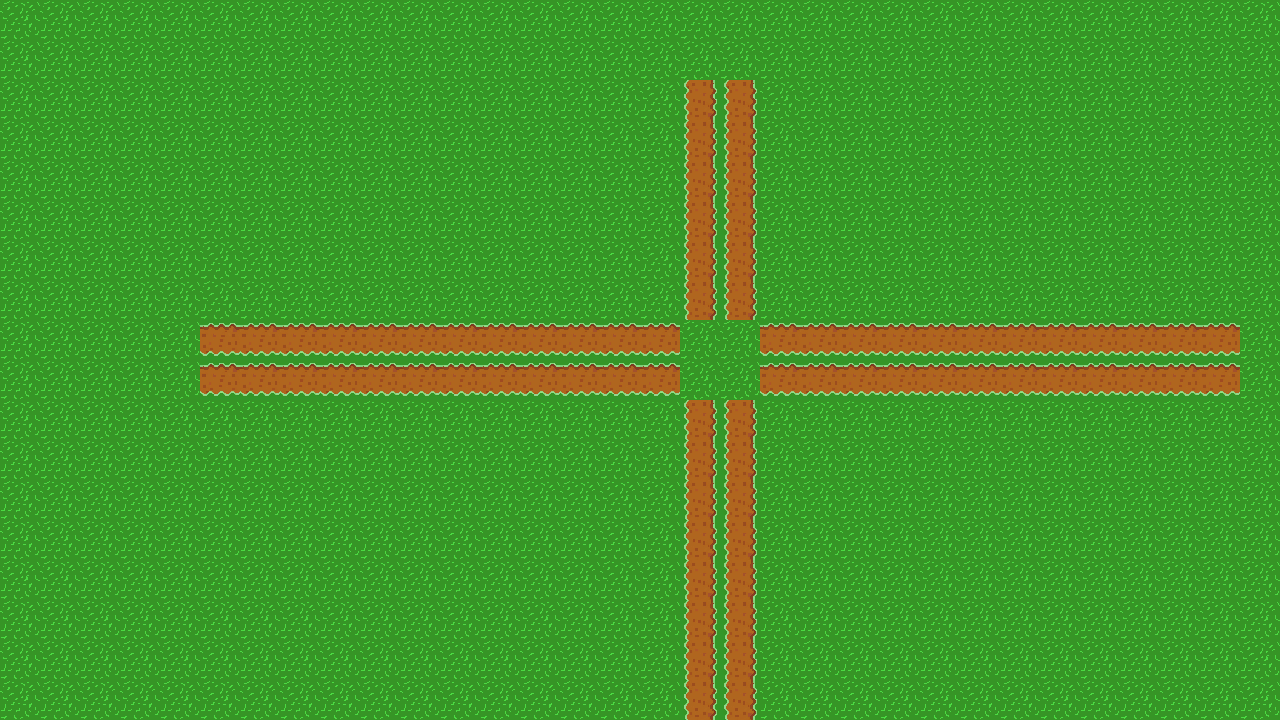

Rendered tile map (Tiled .tmx) drawn with the repository's tilesets; below, a short description and the full map source, tile grids included:
An orthogonal 32x18 tile map with 40x40 px tiles, 1 tile layer (Tile Layer 1).

<map version="1.10" tiledversion="1.11.2" orientation="orthogonal" renderorder="right-down" width="32" height="18" tilewidth="40" tileheight="40" infinite="0" nextlayerid="2" nextobjectid="1">
 <tileset firstgid="1" name="map" tilewidth="40" tileheight="40" tilecount="100" columns="10">
  <image source="map.png" width="400" height="400" />
 </tileset>
 <layer id="1" name="Tile Layer 1" width="32" height="18">
  <data encoding="csv">
15,15,15,15,15,15,15,15,15,15,15,15,15,15,15,15,15,15,15,15,15,15,15,15,15,15,15,15,15,15,15,15,
15,15,15,15,15,15,15,15,15,15,15,15,15,15,15,15,15,15,15,15,15,15,15,15,15,15,15,15,15,15,15,15,
15,15,15,15,15,15,15,15,15,15,15,15,15,15,15,15,15,2684354564,2684354564,15,15,15,15,15,15,15,15,15,15,15,15,15,
15,15,15,15,15,15,15,15,15,15,15,15,15,15,15,15,15,2684354564,2684354564,15,15,15,15,15,15,15,15,15,15,15,15,15,
15,15,15,15,15,15,15,15,15,15,15,15,15,15,15,15,15,2684354564,2684354564,15,15,15,15,15,15,15,15,15,15,15,15,15,
15,15,15,15,15,15,15,15,15,15,15,15,15,15,15,15,15,2684354564,2684354564,15,15,15,15,15,15,15,15,15,15,15,15,15,
15,15,15,15,15,15,15,15,15,15,15,15,15,15,15,15,15,2684354564,2684354564,15,15,15,15,15,15,15,15,15,15,15,15,15,
15,15,15,15,15,15,15,15,15,15,15,15,15,15,15,15,15,2684354564,2684354564,15,15,15,15,15,15,15,15,15,15,15,15,15,
15,15,15,15,15,4,4,4,4,4,4,4,4,4,4,4,4,15,15,4,4,4,4,4,4,4,4,4,4,4,4,15,
15,15,15,15,15,4,4,4,4,4,4,4,4,4,4,4,4,15,15,4,4,4,4,4,4,4,4,4,4,4,4,15,
15,15,15,15,15,15,15,15,15,15,15,15,15,15,15,15,15,2684354564,2684354564,15,15,15,15,15,15,15,15,15,15,15,15,15,
15,15,15,15,15,15,15,15,15,15,15,15,15,15,15,15,15,2684354564,2684354564,15,15,15,15,15,15,15,15,15,15,15,15,15,
15,15,15,15,15,15,15,15,15,15,15,15,15,15,15,15,15,2684354564,2684354564,15,15,15,15,15,15,15,15,15,15,15,15,15,
15,15,15,15,15,15,15,15,15,15,15,15,15,15,15,15,15,2684354564,2684354564,15,15,15,15,15,15,15,15,15,15,15,15,15,
15,15,15,15,15,15,15,15,15,15,15,15,15,15,15,15,15,2684354564,2684354564,15,15,15,15,15,15,15,15,15,15,15,15,15,
15,15,15,15,15,15,15,15,15,15,15,15,15,15,15,15,15,2684354564,2684354564,15,15,15,15,15,15,15,15,15,15,15,15,15,
15,15,15,15,15,15,15,15,15,15,15,15,15,15,15,15,15,2684354564,2684354564,15,15,15,15,15,15,15,15,15,15,15,15,15,
15,15,15,15,15,15,15,15,15,15,15,15,15,15,15,15,15,2684354564,2684354564,15,15,15,15,15,15,15,15,15,15,15,15,15
</data>
 </layer>
</map>
